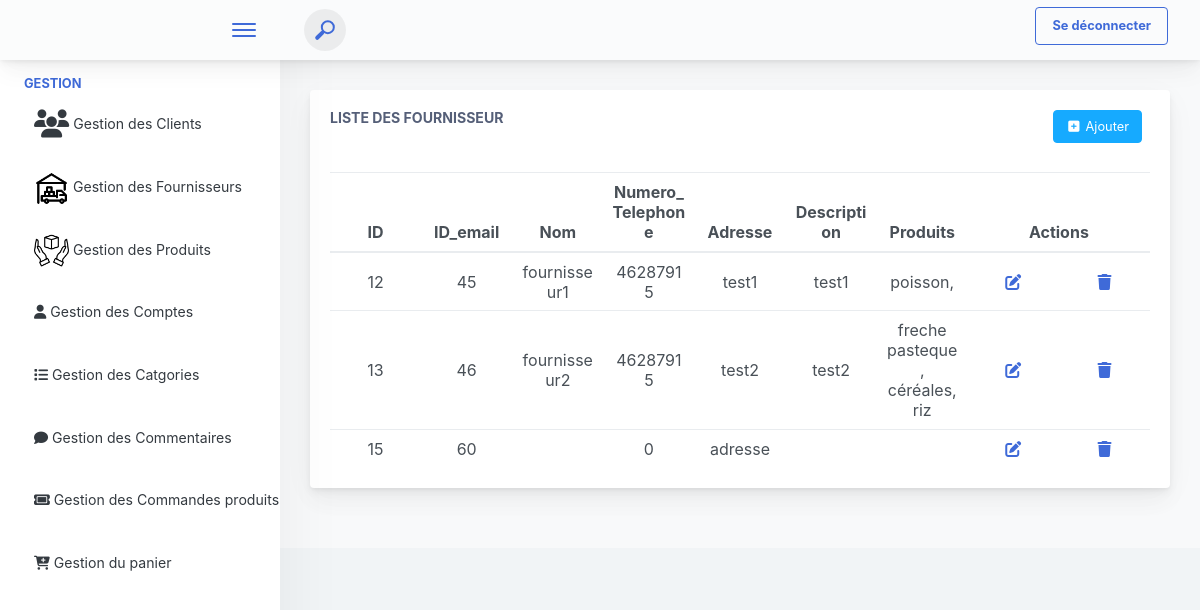
Before: /affiche_fournisseur/ with the older database file.
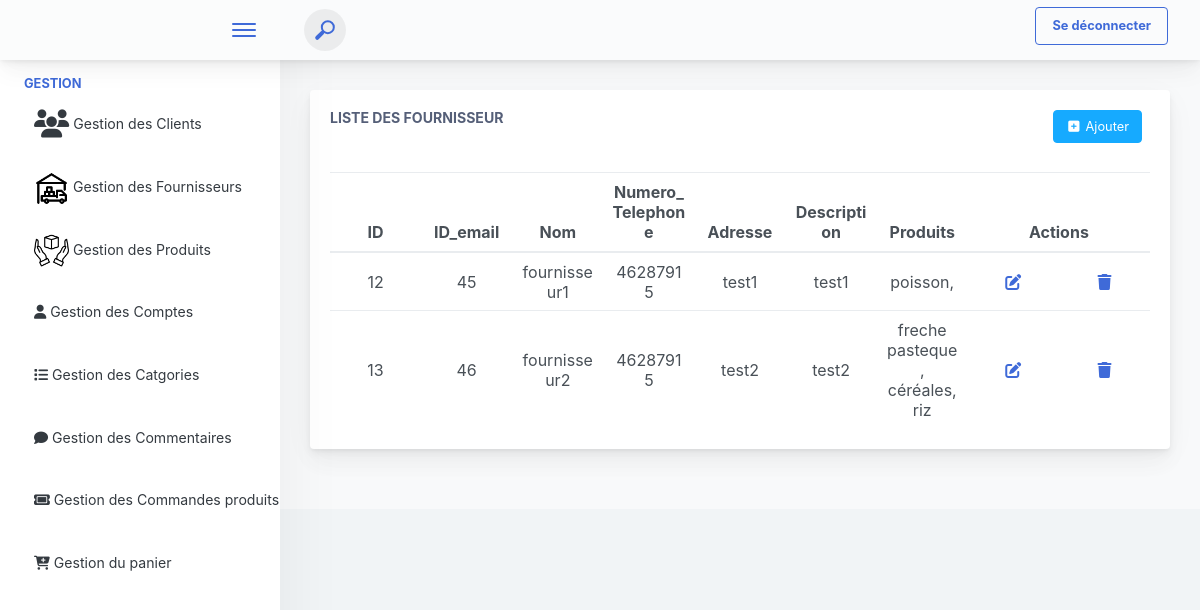
After: the same page with the newer database file.
### produits_app/models.py (models this page shows, shortened)
class Fournisseur(models.Model):
    id_fournisseur = models.AutoField(primary_key=True)
    id_email = models.ForeignKey(Compte, on_delete=models.CASCADE, default=4)
    nom_enterprise = models.CharField(max_length=100)
    num_tel = models.IntegerField(default=0)
    adresse = models.CharField(max_length=100, default='adresse')
    description = models.TextField()
    produits = models.ManyToManyField(Produit ,blank=True)

class Produit(models.Model):
    id_produit = models.AutoField(primary_key=True)
    nom = models.CharField(max_length=100)
    description = models.TextField()
    categorie = models.ForeignKey('Categorie', on_delete=models.CASCADE)
    prix = models.FloatField()
    id_fournisseur = models.ForeignKey('Fournisseur', on_delete=models.CASCADE)
    emplacement = models.CharField(max_length=100)
    date_publication = models.DateField(auto_now_add=True)
    image = models.ImageField(upload_to='produits_app/static/images/')

### produits_app/views.py (the view)
# urls.py: path('affiche_fournisseur/',views.affiche_fournisseur,name="affiche_fournisseur"),
def affiche_fournisseur(request):
    produits=Produit.objects.all()
    fournisseurs = Fournisseur.objects.all()
    return render(request,"interface_admin/Admin_Fournisseur/fournisseur_affichage.html",{'fournisseurs':fournisseurs,'produits':produits})

### produits_app/templates/interface_admin/Admin_Fournisseur/fournisseur_affichage.html (shortened to what this page needs)
{% extends 'interface_admin/navbar.html' %}
{% block content %}
  <div class="app-main__inner">
    <div class="app-page-title">
      <div class="row">
        <div class="col-lg-12">
          <div class="main-card mb-3 card">
            <div class="card-body">
              <div style="display: flex ; justify-content: space-between;">
                <div>
                  <h5 class="card-title">Liste des Fournisseur </h5>
                </div>
                <div style="display: flex ; justify-content: space-between;">
                  <div>
                    <a href="{% url 'ajouter_fournisseur' %}" class="mb-2 mr-2 btn btn-info"><i class="fa fa-fw" aria-hidden="true" title="Copier pour utiliser plus-square"></i> Ajouter </a>
                  </div>
                </div>
              </div>
              <br>
              <table class="mb-0 table" id="myTable">
                <thead>
                  <tr>
                    <th>ID</th>
                    <th>ID_email</th>
                    <th>Nom</th>
                    <th>Numero_Telephone</th>
                    <th>Adresse</th>
                    <th>Description</th>
                    <th>Produits</th>
                    <th colspan="2" >Actions</th>
                  </tr>
                </thead>
                <tbody>
                  {% for fournisseur in fournisseurs %}
                  <tr>
                    <td >{{fournisseur.id_fournisseur}}</td>
                    <td >{{fournisseur.id_email_id}}</td>
                    <td >{{fournisseur.nom_enterprise}}</td>
                    <td >{{fournisseur.num_tel}}</td>
                    <td >{{fournisseur.adresse}}</td>
                    <td >{{fournisseur.description}}</td>
                    <td>
                      {% for p in produits %}
                      {% if p.id_fournisseur.id_fournisseur == fournisseur.id_fournisseur %}
                        {{p.nom}}{% if not forloop.last %}, {% endif %}
                      {% endif %}
                      {% endfor %}
                    </td>
                    <td>
                      <a class='button' href="{% url 'modifier_fournisseur' fournisseur.id_fournisseur  %}"><i class="fa-solid fa-pen-to-square"></i></a>
                    </td>
                    <td>
                      <a class='button' href="{% url 'supprimer_fournisseur' fournisseur.id_fournisseur  %}"><i class="fa-solid fa-trash"></i></a>
                    </td>
                  </tr>
                  {% endfor %}
                </tbody>
              </table>
            </div>
          </div>
        </div>
      </div>
    </div>
  </div>
{% endblock %}

Changed rows visible on the page:
removed Fournisseur: id_fournisseur "15", id_email_id "60", num_tel "0", adresse "adresse"
